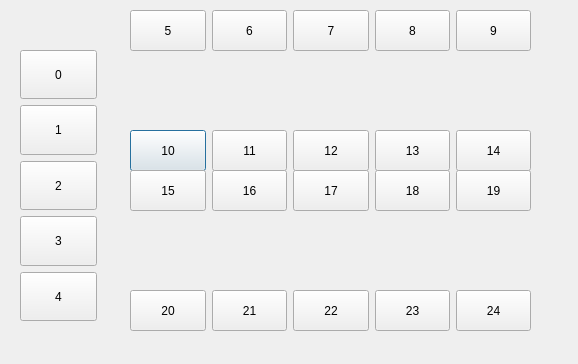
<?xml version="1.0" encoding="UTF-8"?>
<ui version="4.0">
 <class>reserve</class>
 <widget class="QDialog" name="reserve">
  <property name="geometry">
   <rect>
    <x>0</x>
    <y>0</y>
    <width>578</width>
    <height>364</height>
   </rect>
  </property>
  <property name="windowTitle">
   <string>Dialog</string>
  </property>
  <widget class="QWidget" name="horizontalLayoutWidget_3">
   <property name="geometry">
    <rect>
     <x>130</x>
     <y>130</y>
     <width>401</width>
     <height>41</height>
    </rect>
   </property>
   <layout class="QHBoxLayout" name="horizontalLayout_3">
    <item>
     <widget class="QPushButton" name="Button10">
      <property name="sizePolicy">
       <sizepolicy hsizetype="Minimum" vsizetype="Preferred">
        <horstretch>0</horstretch>
        <verstretch>0</verstretch>
       </sizepolicy>
      </property>
      <property name="text">
       <string>10</string>
      </property>
     </widget>
    </item>
    <item>
     <widget class="QPushButton" name="Button11">
      <property name="sizePolicy">
       <sizepolicy hsizetype="Minimum" vsizetype="Preferred">
        <horstretch>0</horstretch>
        <verstretch>0</verstretch>
       </sizepolicy>
      </property>
      <property name="text">
       <string>11</string>
      </property>
     </widget>
    </item>
    <item>
     <widget class="QPushButton" name="Button12">
      <property name="sizePolicy">
       <sizepolicy hsizetype="Minimum" vsizetype="Preferred">
        <horstretch>0</horstretch>
        <verstretch>0</verstretch>
       </sizepolicy>
      </property>
      <property name="text">
       <string>12</string>
      </property>
     </widget>
    </item>
    <item>
     <widget class="QPushButton" name="Button13">
      <property name="sizePolicy">
       <sizepolicy hsizetype="Minimum" vsizetype="Preferred">
        <horstretch>0</horstretch>
        <verstretch>0</verstretch>
       </sizepolicy>
      </property>
      <property name="text">
       <string>13</string>
      </property>
     </widget>
    </item>
    <item>
     <widget class="QPushButton" name="Button14">
      <property name="sizePolicy">
       <sizepolicy hsizetype="Minimum" vsizetype="Preferred">
        <horstretch>0</horstretch>
        <verstretch>0</verstretch>
       </sizepolicy>
      </property>
      <property name="text">
       <string>14</string>
      </property>
     </widget>
    </item>
   </layout>
  </widget>
  <widget class="QWidget" name="horizontalLayoutWidget_4">
   <property name="geometry">
    <rect>
     <x>130</x>
     <y>170</y>
     <width>401</width>
     <height>41</height>
    </rect>
   </property>
   <layout class="QHBoxLayout" name="horizontalLayout_4">
    <item>
     <widget class="QPushButton" name="Button15">
      <property name="sizePolicy">
       <sizepolicy hsizetype="Minimum" vsizetype="Preferred">
        <horstretch>0</horstretch>
        <verstretch>0</verstretch>
       </sizepolicy>
      </property>
      <property name="text">
       <string>15</string>
      </property>
     </widget>
    </item>
    <item>
     <widget class="QPushButton" name="Button16">
      <property name="sizePolicy">
       <sizepolicy hsizetype="Minimum" vsizetype="Preferred">
        <horstretch>0</horstretch>
        <verstretch>0</verstretch>
       </sizepolicy>
      </property>
      <property name="text">
       <string>16</string>
      </property>
     </widget>
    </item>
    <item>
     <widget class="QPushButton" name="Button17">
      <property name="sizePolicy">
       <sizepolicy hsizetype="Minimum" vsizetype="Preferred">
        <horstretch>0</horstretch>
        <verstretch>0</verstretch>
       </sizepolicy>
      </property>
      <property name="text">
       <string>17</string>
      </property>
     </widget>
    </item>
    <item>
     <widget class="QPushButton" name="Button18">
      <property name="sizePolicy">
       <sizepolicy hsizetype="Minimum" vsizetype="Preferred">
        <horstretch>0</horstretch>
        <verstretch>0</verstretch>
       </sizepolicy>
      </property>
      <property name="text">
       <string>18</string>
      </property>
     </widget>
    </item>
    <item>
     <widget class="QPushButton" name="Button19">
      <property name="sizePolicy">
       <sizepolicy hsizetype="Minimum" vsizetype="Preferred">
        <horstretch>0</horstretch>
        <verstretch>0</verstretch>
       </sizepolicy>
      </property>
      <property name="text">
       <string>19</string>
      </property>
     </widget>
    </item>
   </layout>
  </widget>
  <widget class="QWidget" name="horizontalLayoutWidget_5">
   <property name="geometry">
    <rect>
     <x>130</x>
     <y>290</y>
     <width>401</width>
     <height>41</height>
    </rect>
   </property>
   <layout class="QHBoxLayout" name="horizontalLayout_5">
    <item>
     <widget class="QPushButton" name="Button20">
      <property name="sizePolicy">
       <sizepolicy hsizetype="Minimum" vsizetype="Preferred">
        <horstretch>0</horstretch>
        <verstretch>0</verstretch>
       </sizepolicy>
      </property>
      <property name="text">
       <string>20</string>
      </property>
     </widget>
    </item>
    <item>
     <widget class="QPushButton" name="Button21">
      <property name="sizePolicy">
       <sizepolicy hsizetype="Minimum" vsizetype="Preferred">
        <horstretch>0</horstretch>
        <verstretch>0</verstretch>
       </sizepolicy>
      </property>
      <property name="text">
       <string>21</string>
      </property>
     </widget>
    </item>
    <item>
     <widget class="QPushButton" name="Button22">
      <property name="sizePolicy">
       <sizepolicy hsizetype="Minimum" vsizetype="Preferred">
        <horstretch>0</horstretch>
        <verstretch>0</verstretch>
       </sizepolicy>
      </property>
      <property name="text">
       <string>22</string>
      </property>
     </widget>
    </item>
    <item>
     <widget class="QPushButton" name="Button23">
      <property name="sizePolicy">
       <sizepolicy hsizetype="Minimum" vsizetype="Preferred">
        <horstretch>0</horstretch>
        <verstretch>0</verstretch>
       </sizepolicy>
      </property>
      <property name="text">
       <string>23</string>
      </property>
     </widget>
    </item>
    <item>
     <widget class="QPushButton" name="Button24">
      <property name="sizePolicy">
       <sizepolicy hsizetype="Minimum" vsizetype="Preferred">
        <horstretch>0</horstretch>
        <verstretch>0</verstretch>
       </sizepolicy>
      </property>
      <property name="text">
       <string>24</string>
      </property>
     </widget>
    </item>
   </layout>
  </widget>
  <widget class="QWidget" name="horizontalLayoutWidget_6">
   <property name="geometry">
    <rect>
     <x>130</x>
     <y>10</y>
     <width>401</width>
     <height>41</height>
    </rect>
   </property>
   <layout class="QHBoxLayout" name="horizontalLayout_6">
    <item>
     <widget class="QPushButton" name="Button5">
      <property name="sizePolicy">
       <sizepolicy hsizetype="Minimum" vsizetype="Preferred">
        <horstretch>0</horstretch>
        <verstretch>0</verstretch>
       </sizepolicy>
      </property>
      <property name="text">
       <string>5</string>
      </property>
     </widget>
    </item>
    <item>
     <widget class="QPushButton" name="Button6">
      <property name="sizePolicy">
       <sizepolicy hsizetype="Minimum" vsizetype="Preferred">
        <horstretch>0</horstretch>
        <verstretch>0</verstretch>
       </sizepolicy>
      </property>
      <property name="text">
       <string>6</string>
      </property>
     </widget>
    </item>
    <item>
     <widget class="QPushButton" name="Button7">
      <property name="sizePolicy">
       <sizepolicy hsizetype="Minimum" vsizetype="Preferred">
        <horstretch>0</horstretch>
        <verstretch>0</verstretch>
       </sizepolicy>
      </property>
      <property name="text">
       <string>7</string>
      </property>
     </widget>
    </item>
    <item>
     <widget class="QPushButton" name="Button8">
      <property name="sizePolicy">
       <sizepolicy hsizetype="Minimum" vsizetype="Preferred">
        <horstretch>0</horstretch>
        <verstretch>0</verstretch>
       </sizepolicy>
      </property>
      <property name="text">
       <string>8</string>
      </property>
     </widget>
    </item>
    <item>
     <widget class="QPushButton" name="Button9">
      <property name="sizePolicy">
       <sizepolicy hsizetype="Minimum" vsizetype="Preferred">
        <horstretch>0</horstretch>
        <verstretch>0</verstretch>
       </sizepolicy>
      </property>
      <property name="text">
       <string>9</string>
      </property>
     </widget>
    </item>
   </layout>
  </widget>
  <widget class="QWidget" name="verticalLayoutWidget_2">
   <property name="geometry">
    <rect>
     <x>20</x>
     <y>50</y>
     <width>77</width>
     <height>271</height>
    </rect>
   </property>
   <layout class="QVBoxLayout" name="verticalLayout_2">
    <item>
     <widget class="QPushButton" name="Button0">
      <property name="sizePolicy">
       <sizepolicy hsizetype="Minimum" vsizetype="Preferred">
        <horstretch>0</horstretch>
        <verstretch>0</verstretch>
       </sizepolicy>
      </property>
      <property name="text">
       <string>0</string>
      </property>
     </widget>
    </item>
    <item>
     <widget class="QPushButton" name="Button1">
      <property name="sizePolicy">
       <sizepolicy hsizetype="Minimum" vsizetype="Preferred">
        <horstretch>0</horstretch>
        <verstretch>0</verstretch>
       </sizepolicy>
      </property>
      <property name="text">
       <string>1</string>
      </property>
     </widget>
    </item>
    <item>
     <widget class="QPushButton" name="Button2">
      <property name="sizePolicy">
       <sizepolicy hsizetype="Minimum" vsizetype="Preferred">
        <horstretch>0</horstretch>
        <verstretch>0</verstretch>
       </sizepolicy>
      </property>
      <property name="text">
       <string>2</string>
      </property>
     </widget>
    </item>
    <item>
     <widget class="QPushButton" name="Button3">
      <property name="sizePolicy">
       <sizepolicy hsizetype="Minimum" vsizetype="Preferred">
        <horstretch>0</horstretch>
        <verstretch>0</verstretch>
       </sizepolicy>
      </property>
      <property name="text">
       <string>3</string>
      </property>
     </widget>
    </item>
    <item>
     <widget class="QPushButton" name="Button4">
      <property name="sizePolicy">
       <sizepolicy hsizetype="Minimum" vsizetype="Preferred">
        <horstretch>0</horstretch>
        <verstretch>0</verstretch>
       </sizepolicy>
      </property>
      <property name="text">
       <string>4</string>
      </property>
     </widget>
    </item>
   </layout>
  </widget>
 </widget>
 <resources/>
 <connections/>
</ui>
